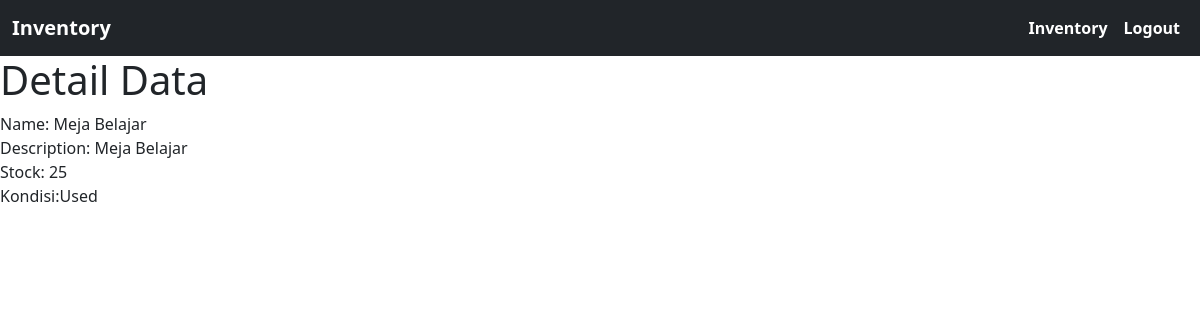
Screenshot of /detail.php?id=6 with the database file from the repository.
### tables this page shows
CREATE TABLE `items` (
  `id` int(25) NOT NULL,
  `name` varchar(100) NOT NULL,
  `description` varchar(100) NOT NULL,
  `stock` int(25) NOT NULL,
  `kondisi` varchar(100) NOT NULL
);

### detail.php (the view, shortened to what this page needs)
<?php
$id = $_GET['id'];
require 'koneksi.php';
$query = "SELECT * FROM items WHERE id = $id";
$results = mysqli_query($con, $query);
$show = mysqli_fetch_assoc($results);
?>
<!doctype html>
<html lang="en">
  <head>
    <link href="https://cdn.jsdelivr.net/npm/bootstrap@5.3.3/dist/css/bootstrap.min.css" rel="stylesheet">
  </head>
  <body>
    <nav class="navbar navbar-expand-lg bg-dark">
  <div class="container-fluid">
    <a class="navbar-brand text-white fw-bold" href="#">Inventory</a>
    <div class="collapse navbar-collapse" id="navbarNav">
      <ul class="navbar-nav ms-auto">
        <li class="nav-item">
          <a class="nav-link text-white fw-bold" aria-current="page" href="dashboard.php">Inventory</a>
        </li>
        <li class="nav-item">
          <a class="nav-link text-white fw-bold" href="logout.php">Logout</a>
        </li>
      </ul>
    </div>
  </div>
</nav>
    <h1>Detail Data</h1>
    <div>Name: <?=$show["name"]?></div>
    <div>Description: <?=$show["description"]?></div>
    <div>Stock: <?=$show["stock"]?></div>
    <div>Kondisi:<?=$show ["kondisi"]?></div>
  </body>
</html>

### rows the page displays
items: name "Meja Belajar", description "Meja Belajar", stock "25", kondisi "Used"
